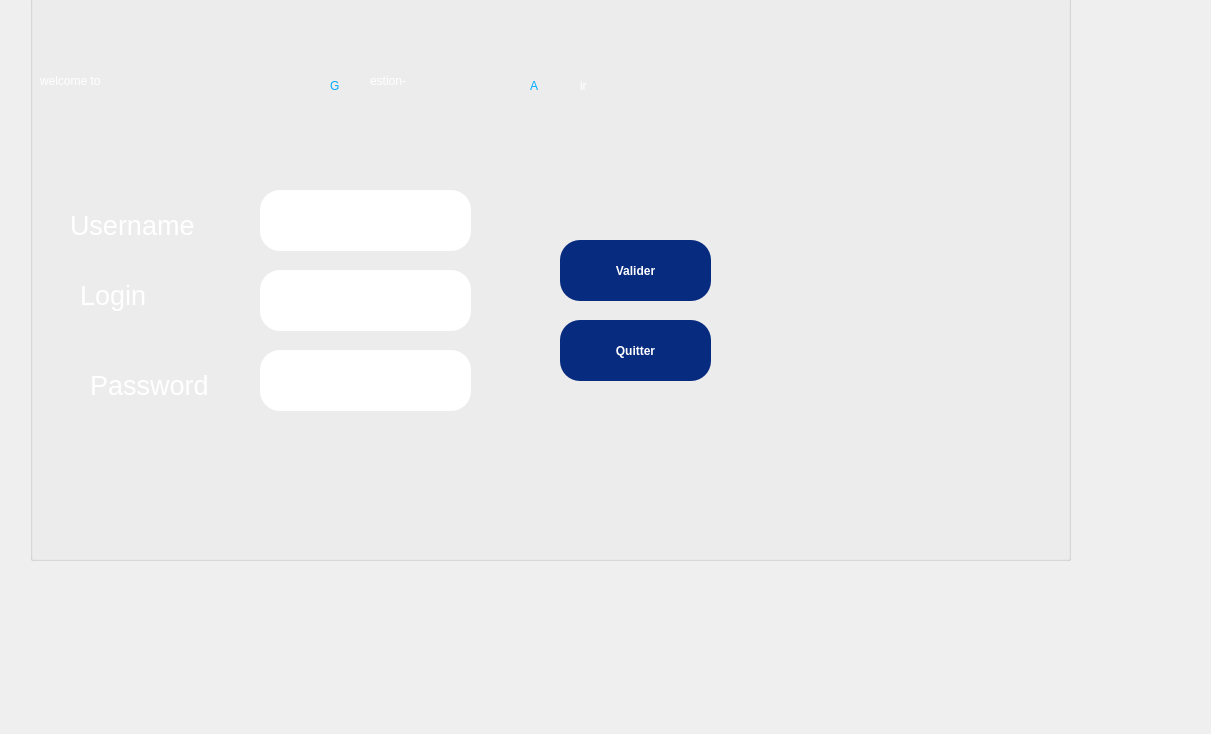
<?xml version="1.0" encoding="UTF-8"?>
<ui version="4.0">
 <class>Form</class>
 <widget class="QWidget" name="Form">
  <property name="geometry">
   <rect>
    <x>0</x>
    <y>0</y>
    <width>1211</width>
    <height>734</height>
   </rect>
  </property>
  <property name="windowTitle">
   <string>Form</string>
  </property>
  <widget class="QGroupBox" name="groupBox">
   <property name="geometry">
    <rect>
     <x>30</x>
     <y>-20</y>
     <width>1041</width>
     <height>581</height>
    </rect>
   </property>
   <property name="title">
    <string>GroupBox</string>
   </property>
   <widget class="QLabel" name="label_5">
    <property name="geometry">
     <rect>
      <x>10</x>
      <y>70</y>
      <width>271</width>
      <height>61</height>
     </rect>
    </property>
    <property name="styleSheet">
     <string notr="true">
color:rgb(255, 255, 255);
font: 700 36pt &quot;Segoe UI&quot;;</string>
    </property>
    <property name="text">
     <string>welcome to</string>
    </property>
   </widget>
   <widget class="QLabel" name="label_6">
    <property name="geometry">
     <rect>
      <x>300</x>
      <y>80</y>
      <width>49</width>
      <height>51</height>
     </rect>
    </property>
    <property name="styleSheet">
     <string notr="true">color:rgb(0, 170, 255);
font : 36pt &quot;Gill Sans Ultra Bold&quot;;</string>
    </property>
    <property name="text">
     <string>G</string>
    </property>
   </widget>
   <widget class="QLabel" name="label_7">
    <property name="geometry">
     <rect>
      <x>340</x>
      <y>70</y>
      <width>171</width>
      <height>61</height>
     </rect>
    </property>
    <property name="styleSheet">
     <string notr="true">color:rgb(255, 255, 255);
font: 700 36pt &quot;Segoe UI&quot;;</string>
    </property>
    <property name="text">
     <string>estion-</string>
    </property>
   </widget>
   <widget class="QLabel" name="label_9">
    <property name="geometry">
     <rect>
      <x>550</x>
      <y>80</y>
      <width>49</width>
      <height>51</height>
     </rect>
    </property>
    <property name="styleSheet">
     <string notr="true">color:rgb(255, 255, 255);
font: 700 36pt &quot;Segoe UI&quot;;</string>
    </property>
    <property name="text">
     <string>ir</string>
    </property>
   </widget>
   <widget class="QLabel" name="label_8">
    <property name="geometry">
     <rect>
      <x>500</x>
      <y>80</y>
      <width>49</width>
      <height>51</height>
     </rect>
    </property>
    <property name="styleSheet">
     <string notr="true">color:rgb(0, 170, 255);
font : 36pt &quot;Gill Sans Ultra Bold&quot;;

</string>
    </property>
    <property name="text">
     <string>A</string>
    </property>
   </widget>
   <widget class="QLabel" name="label_4">
    <property name="geometry">
     <rect>
      <x>40</x>
      <y>230</y>
      <width>161</width>
      <height>31</height>
     </rect>
    </property>
    <property name="font">
     <font>
      <family>Arial</family>
      <pointsize>20</pointsize>
      <weight>50</weight>
      <italic>false</italic>
      <bold>false</bold>
     </font>
    </property>
    <property name="styleSheet">
     <string notr="true">color:rgb(255, 255, 255);
font: 20pt &quot;Arial&quot;;</string>
    </property>
    <property name="text">
     <string>Username</string>
    </property>
   </widget>
   <widget class="QLabel" name="label">
    <property name="geometry">
     <rect>
      <x>50</x>
      <y>290</y>
      <width>101</width>
      <height>51</height>
     </rect>
    </property>
    <property name="font">
     <font>
      <family>Arial</family>
      <pointsize>20</pointsize>
      <weight>50</weight>
      <italic>false</italic>
      <bold>false</bold>
     </font>
    </property>
    <property name="styleSheet">
     <string notr="true">color:rgb(255, 255, 255);
font: 20pt &quot;Arial&quot;;</string>
    </property>
    <property name="text">
     <string>Login</string>
    </property>
   </widget>
   <widget class="QLabel" name="label_2">
    <property name="geometry">
     <rect>
      <x>60</x>
      <y>370</y>
      <width>131</width>
      <height>71</height>
     </rect>
    </property>
    <property name="font">
     <font>
      <family>Arial</family>
      <pointsize>20</pointsize>
      <weight>50</weight>
      <italic>false</italic>
      <bold>false</bold>
     </font>
    </property>
    <property name="styleSheet">
     <string notr="true">color:rgb(255, 255, 255);
font: 20pt &quot;Arial&quot;;</string>
    </property>
    <property name="text">
     <string>Password</string>
    </property>
   </widget>
   <widget class="QLineEdit" name="lineEdit_username">
    <property name="geometry">
     <rect>
      <x>230</x>
      <y>210</y>
      <width>211</width>
      <height>61</height>
     </rect>
    </property>
    <property name="font">
     <font>
      <pointsize>20</pointsize>
      <weight>75</weight>
      <bold>true</bold>
     </font>
    </property>
    <property name="styleSheet">
     <string notr="true">border-radius:20px;</string>
    </property>
   </widget>
   <widget class="QLineEdit" name="lineEditlogin">
    <property name="geometry">
     <rect>
      <x>230</x>
      <y>290</y>
      <width>211</width>
      <height>61</height>
     </rect>
    </property>
    <property name="font">
     <font>
      <pointsize>20</pointsize>
      <weight>75</weight>
      <bold>true</bold>
     </font>
    </property>
    <property name="styleSheet">
     <string notr="true">border-radius :20px;</string>
    </property>
   </widget>
   <widget class="QLineEdit" name="lineEdit_motdepasse">
    <property name="geometry">
     <rect>
      <x>230</x>
      <y>370</y>
      <width>211</width>
      <height>61</height>
     </rect>
    </property>
    <property name="font">
     <font>
      <pointsize>20</pointsize>
      <weight>75</weight>
      <bold>true</bold>
     </font>
    </property>
    <property name="styleSheet">
     <string notr="true">border-radius:20px;</string>
    </property>
   </widget>
   <widget class="QPushButton" name="pushButton">
    <property name="geometry">
     <rect>
      <x>530</x>
      <y>260</y>
      <width>151</width>
      <height>61</height>
     </rect>
    </property>
    <property name="palette">
     <palette>
      <active>
       <colorrole role="WindowText">
        <brush brushstyle="SolidPattern">
         <color alpha="255">
          <red>255</red>
          <green>255</green>
          <blue>255</blue>
         </color>
        </brush>
       </colorrole>
       <colorrole role="Button">
        <brush brushstyle="SolidPattern">
         <color alpha="255">
          <red>7</red>
          <green>43</green>
          <blue>127</blue>
         </color>
        </brush>
       </colorrole>
       <colorrole role="Text">
        <brush brushstyle="SolidPattern">
         <color alpha="255">
          <red>255</red>
          <green>255</green>
          <blue>255</blue>
         </color>
        </brush>
       </colorrole>
       <colorrole role="ButtonText">
        <brush brushstyle="SolidPattern">
         <color alpha="255">
          <red>255</red>
          <green>255</green>
          <blue>255</blue>
         </color>
        </brush>
       </colorrole>
       <colorrole role="Base">
        <brush brushstyle="SolidPattern">
         <color alpha="255">
          <red>7</red>
          <green>43</green>
          <blue>127</blue>
         </color>
        </brush>
       </colorrole>
       <colorrole role="Window">
        <brush brushstyle="SolidPattern">
         <color alpha="255">
          <red>7</red>
          <green>43</green>
          <blue>127</blue>
         </color>
        </brush>
       </colorrole>
       <colorrole role="PlaceholderText">
        <brush brushstyle="SolidPattern">
         <color alpha="255">
          <red>255</red>
          <green>255</green>
          <blue>255</blue>
         </color>
        </brush>
       </colorrole>
      </active>
      <inactive>
       <colorrole role="WindowText">
        <brush brushstyle="SolidPattern">
         <color alpha="255">
          <red>255</red>
          <green>255</green>
          <blue>255</blue>
         </color>
        </brush>
       </colorrole>
       <colorrole role="Button">
        <brush brushstyle="SolidPattern">
         <color alpha="255">
          <red>7</red>
          <green>43</green>
          <blue>127</blue>
         </color>
        </brush>
       </colorrole>
       <colorrole role="Text">
        <brush brushstyle="SolidPattern">
         <color alpha="255">
          <red>255</red>
          <green>255</green>
          <blue>255</blue>
         </color>
        </brush>
       </colorrole>
       <colorrole role="ButtonText">
        <brush brushstyle="SolidPattern">
         <color alpha="255">
          <red>255</red>
          <green>255</green>
          <blue>255</blue>
         </color>
        </brush>
       </colorrole>
       <colorrole role="Base">
        <brush brushstyle="SolidPattern">
         <color alpha="255">
          <red>7</red>
          <green>43</green>
          <blue>127</blue>
         </color>
        </brush>
       </colorrole>
       <colorrole role="Window">
        <brush brushstyle="SolidPattern">
         <color alpha="255">
          <red>7</red>
          <green>43</green>
          <blue>127</blue>
         </color>
        </brush>
       </colorrole>
       <colorrole role="PlaceholderText">
        <brush brushstyle="SolidPattern">
         <color alpha="255">
          <red>255</red>
          <green>255</green>
          <blue>255</blue>
         </color>
        </brush>
       </colorrole>
      </inactive>
      <disabled>
       <colorrole role="WindowText">
        <brush brushstyle="SolidPattern">
         <color alpha="255">
          <red>255</red>
          <green>255</green>
          <blue>255</blue>
         </color>
        </brush>
       </colorrole>
       <colorrole role="Button">
        <brush brushstyle="SolidPattern">
         <color alpha="255">
          <red>7</red>
          <green>43</green>
          <blue>127</blue>
         </color>
        </brush>
       </colorrole>
       <colorrole role="Text">
        <brush brushstyle="SolidPattern">
         <color alpha="255">
          <red>255</red>
          <green>255</green>
          <blue>255</blue>
         </color>
        </brush>
       </colorrole>
       <colorrole role="ButtonText">
        <brush brushstyle="SolidPattern">
         <color alpha="255">
          <red>255</red>
          <green>255</green>
          <blue>255</blue>
         </color>
        </brush>
       </colorrole>
       <colorrole role="Base">
        <brush brushstyle="SolidPattern">
         <color alpha="255">
          <red>7</red>
          <green>43</green>
          <blue>127</blue>
         </color>
        </brush>
       </colorrole>
       <colorrole role="Window">
        <brush brushstyle="SolidPattern">
         <color alpha="255">
          <red>7</red>
          <green>43</green>
          <blue>127</blue>
         </color>
        </brush>
       </colorrole>
       <colorrole role="PlaceholderText">
        <brush brushstyle="SolidPattern">
         <color alpha="255">
          <red>255</red>
          <green>255</green>
          <blue>255</blue>
         </color>
        </brush>
       </colorrole>
      </disabled>
     </palette>
    </property>
    <property name="font">
     <font>
      <family>Segoe UI</family>
      <pointsize>9</pointsize>
      <weight>87</weight>
      <italic>false</italic>
      <bold>true</bold>
     </font>
    </property>
    <property name="styleSheet">
     <string notr="true">border-radius:20px;
background-color: rgb(7, 43, 127);
 color:rgb(255, 255, 255);
font: 700 9pt &quot;Segoe UI&quot;;
</string>
    </property>
    <property name="text">
     <string>Valider</string>
    </property>
   </widget>
   <widget class="QPushButton" name="pushButton_2">
    <property name="geometry">
     <rect>
      <x>530</x>
      <y>340</y>
      <width>151</width>
      <height>61</height>
     </rect>
    </property>
    <property name="font">
     <font>
      <family>Segoe UI</family>
      <pointsize>9</pointsize>
      <weight>87</weight>
      <italic>false</italic>
      <bold>true</bold>
     </font>
    </property>
    <property name="styleSheet">
     <string notr="true">border-radius:20px;
background-color: rgb(7, 43, 127);
 color:rgb(255, 255, 255);
font: 700 9pt &quot;Segoe UI&quot;;
</string>
    </property>
    <property name="text">
     <string>Quitter</string>
    </property>
   </widget>
   <widget class="QLabel" name="label_bienvenue">
    <property name="geometry">
     <rect>
      <x>-10</x>
      <y>20</y>
      <width>951</width>
      <height>531</height>
     </rect>
    </property>
    <property name="text">
     <string/>
    </property>
    <property name="pixmap">
     <pixmap>../bienvenue.png</pixmap>
    </property>
   </widget>
   <zorder>label_bienvenue</zorder>
   <zorder>label_5</zorder>
   <zorder>label_6</zorder>
   <zorder>label_7</zorder>
   <zorder>label_9</zorder>
   <zorder>label_8</zorder>
   <zorder>label_4</zorder>
   <zorder>label</zorder>
   <zorder>label_2</zorder>
   <zorder>lineEdit_username</zorder>
   <zorder>lineEditlogin</zorder>
   <zorder>lineEdit_motdepasse</zorder>
   <zorder>pushButton</zorder>
   <zorder>pushButton_2</zorder>
  </widget>
 </widget>
 <resources/>
 <connections/>
</ui>
